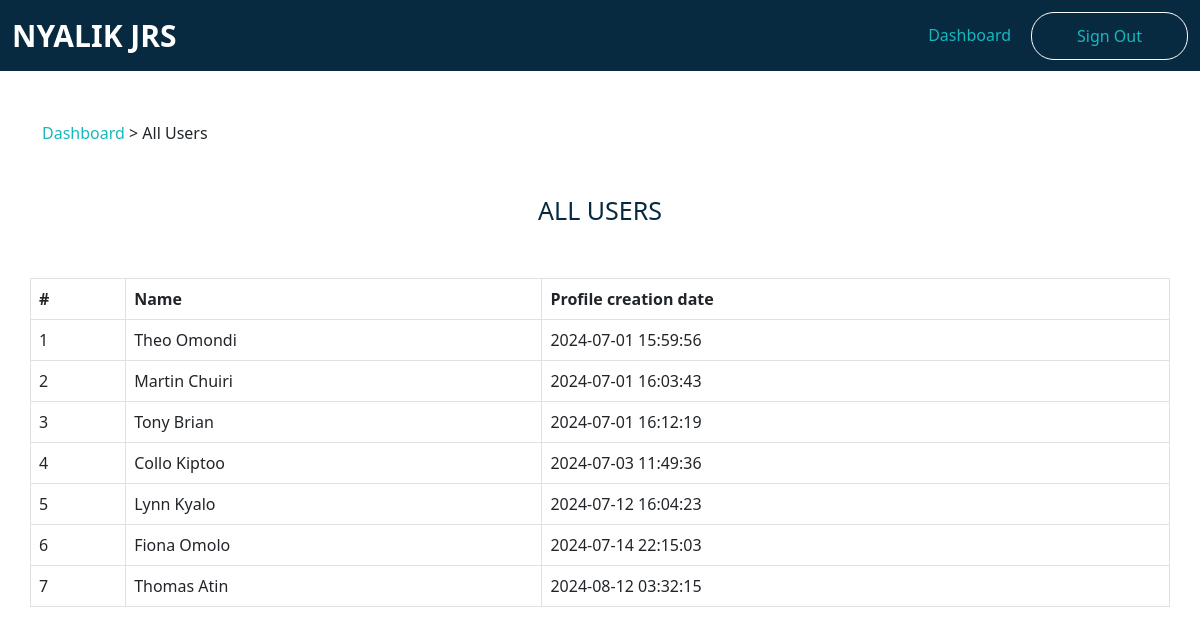
/admin/users/all_users.php (signed in), run on an earlier commit of the app's database.
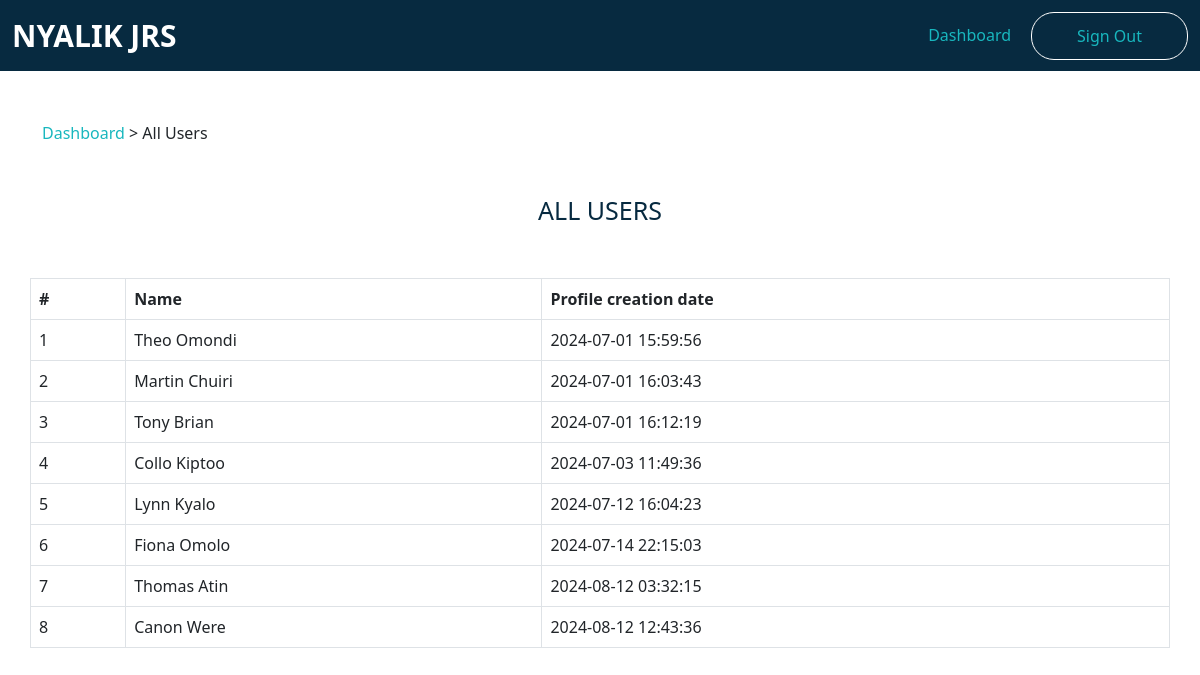
And on a later commit of the database.
### tables this page shows
CREATE TABLE `users` (
  `userId` int(11) NOT NULL,
  `userName` varchar(255) NOT NULL,
  `emailAddress` varchar(200) NOT NULL,
  `password` varchar(200) NOT NULL,
  `profilePhoto` varchar(200) NOT NULL,
  `location` varchar(200) NOT NULL,
  `skills` varchar(200) NOT NULL,
  `universityAttended` varchar(200) DEFAULT NULL,
  `universityStartYear` varchar(200) DEFAULT NULL,
  `universityEndYear` varchar(200) DEFAULT NULL,
  `recentJobTitle` varchar(200) DEFAULT NULL,
  `recentEmploymentType` varchar(200) DEFAULT NULL,
  `recentEmploymentCompany` varchar(200) DEFAULT NULL,
  `preferredJobTitle` varchar(200) NOT NULL,
  `preferredJobLocation` varchar(200) NOT NULL,
  `profileCreationDate` datetime NOT NULL DEFAULT current_timestamp(),
  `profileUpdationDate` datetime DEFAULT NULL ON UPDATE current_timestamp(),
  `course` varchar(255) DEFAULT NULL,
  `student` int(11) DEFAULT NULL,
  `non_student` int(11) DEFAULT NULL,
  `skill_id` int(11) NOT NULL,
  `location_id` int(11) NOT NULL,
  `preferredJobTitle_id` int(11) NOT NULL,
  `preferredJobLocation_id` int(11) NOT NULL,
  `resume` varchar(200) NOT NULL
);

### admin/users/all_users.php (the view, shortened to what this page needs)
<?php
include_once "functions/functions.php";
$pdo = databaseConnection();
?>
<?= headerTemplate('ADMIN | ALL USERS'); ?>
<?= adminNavbarTemplate(); ?>
<div class="breadcrumb">
    <div class="container">
        <div class="row">
            <span><a href="index.php?page=admin/admin_dashboard">Dashboard</a> > All Users</span>
        </div>
    </div>
</div>
<div id="section_title">
    <div class="container">
        <div class="row">
            <h4 class="text-center">All Users</h4>
        </div>
    </div>
</div>
<div id="full_table_display">
    <div class="container">
        <div class="row">
            <table class="table table-bordered table-hover">
                <?php
                    $sql = $pdo->prepare("SELECT * FROM users");
                    $sql->execute();
                    $database_all_user_data = $sql->fetchAll(PDO::FETCH_ASSOC);
                    $count = 1;
                ?>
                <thead>
                    <th>#</th>
                    <th>Name</th>
                    <th>Profile creation date</th>
                 </thead>
                 <?php foreach($database_all_user_data as $all_user_data): ?>
                <tbody>
                   <td><?= $count++; ?></td>
                   <td><?= $all_user_data["userName"]; ?></td>
                   <td><?= $all_user_data["profileCreationDate"];?></td>
                </tbody>
                <?php endforeach; ?>
            </table>
        </div>
    </div>
</div>

What changed in the data, as far as the page shows it:
added users: userName "Canon Were", profileCreationDate "2024-08-12 12:43:36"
